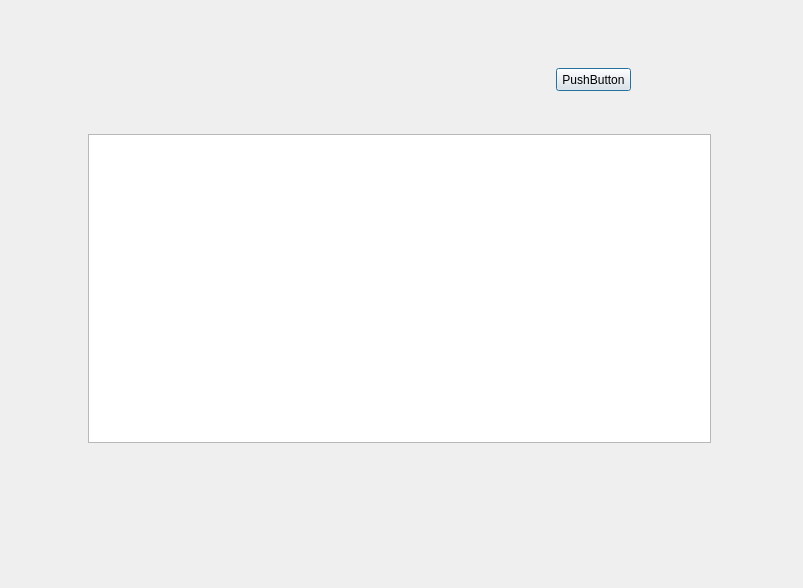
<?xml version="1.0" encoding="UTF-8"?>
<ui version="4.0">
 <class>DialogCloudCmd</class>
 <widget class="QDialog" name="DialogCloudCmd">
  <property name="geometry">
   <rect>
    <x>0</x>
    <y>0</y>
    <width>803</width>
    <height>588</height>
   </rect>
  </property>
  <property name="windowTitle">
   <string>云指令设置</string>
  </property>
  <widget class="QPushButton" name="pushButton">
   <property name="geometry">
    <rect>
     <x>556</x>
     <y>68</y>
     <width>75</width>
     <height>23</height>
    </rect>
   </property>
   <property name="text">
    <string>PushButton</string>
   </property>
  </widget>
  <widget class="QTableView" name="tableView">
   <property name="geometry">
    <rect>
     <x>88</x>
     <y>134</y>
     <width>623</width>
     <height>309</height>
    </rect>
   </property>
  </widget>
 </widget>
 <resources/>
 <connections/>
</ui>
